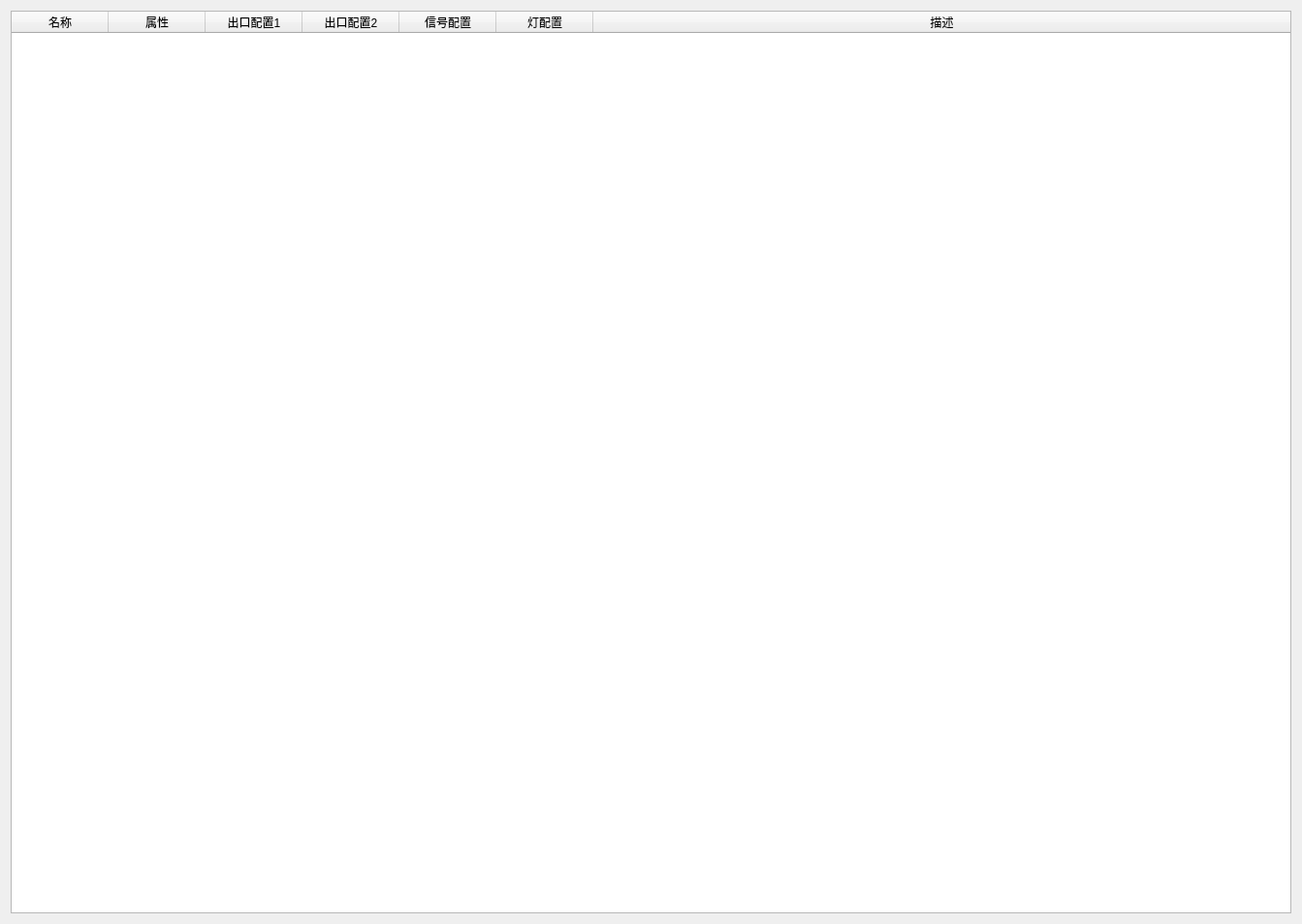
<?xml version="1.0" encoding="UTF-8"?>
<ui version="4.0">
 <class>CAlmRecWnd</class>
 <widget class="QWidget" name="CAlmRecWnd">
  <property name="geometry">
   <rect>
    <x>0</x>
    <y>0</y>
    <width>1343</width>
    <height>953</height>
   </rect>
  </property>
  <property name="windowTitle">
   <string>Form</string>
  </property>
  <layout class="QVBoxLayout" name="verticalLayout">
   <item>
    <widget class="QTableWidget" name="m_tableWidget">
     <property name="selectionMode">
      <enum>QAbstractItemView::SingleSelection</enum>
     </property>
     <property name="selectionBehavior">
      <enum>QAbstractItemView::SelectRows</enum>
     </property>
     <attribute name="horizontalHeaderStretchLastSection">
      <bool>true</bool>
     </attribute>
     <column>
      <property name="text">
       <string>名称</string>
      </property>
     </column>
     <column>
      <property name="text">
       <string>属性</string>
      </property>
     </column>
     <column>
      <property name="text">
       <string>出口配置1</string>
      </property>
     </column>
     <column>
      <property name="text">
       <string>出口配置2</string>
      </property>
     </column>
     <column>
      <property name="text">
       <string>信号配置</string>
      </property>
     </column>
     <column>
      <property name="text">
       <string>灯配置</string>
      </property>
     </column>
     <column>
      <property name="text">
       <string>描述</string>
      </property>
     </column>
    </widget>
   </item>
  </layout>
 </widget>
 <resources/>
 <connections/>
</ui>
